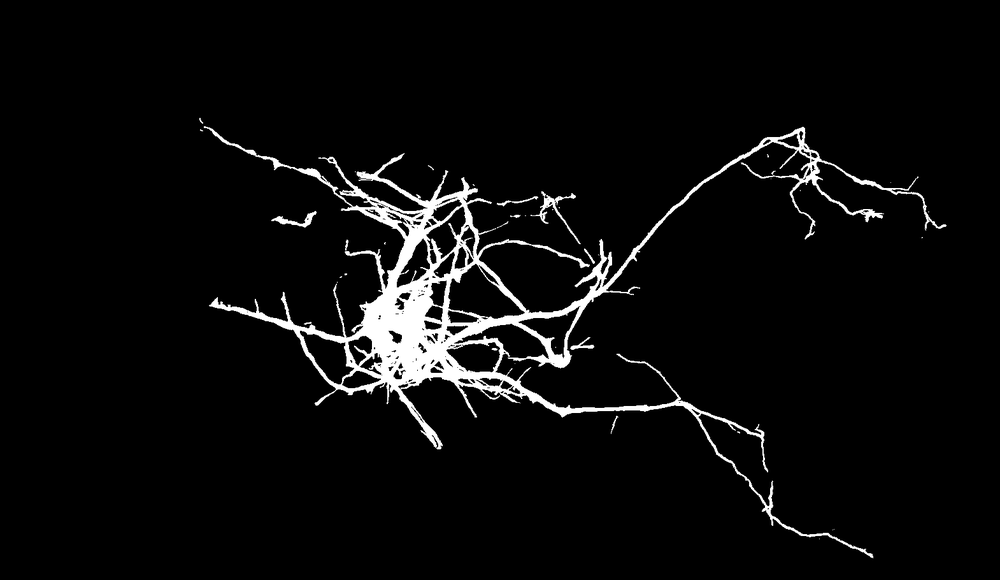
#> input picture data/capturebottom.png, 1000 x 580 px, shrunk from 1570 x 910 before the run
$ python -i NJA.py   (imports and definitions only)
#> lines starting #> are read from the running program, lines starting #| are printed output that depends on the picture; after the words box and inside, x2 and y2 are one past the last pixel; in counts of white or black regions, pixels touching at a corner belong together
#> further down, picture is the input picture: shape (580, 1000, 3); min 0, max 255, mean 11.3
# import skimage as img
import matplotlib.pyplot as plt
from matplotlib.collections import LineCollection
import seaborn as sns
import skimage.io as io
from skimage.morphology import skeletonize, medial_axis
# from skimage.filters import gaussian
from skimage.color import rgb2gray
from skimage.filters import gaussian
from skimage.measure import regionprops
# from skimage.feature import corner_harris, corner_peaks
# from scipy.spatial import KDTree
# from skimage.segmentation import active_contour
import numpy as np
from copy import deepcopy
from tqdm import tqdm
import multiprocessing
# from os import path

# TODO: Add docstrings for all methods and funcs


dirs = np.array(["NW", "N", "NE", "W", None, "E", "SW", "S", "SE"])
dir_deltas = np.array([(-1,-1), (-1,0), (-1,1), (0,-1), (0,0), (0,1), (1,-1), (1,0), (1,1)])
revdirs = list(reversed(dirs))

dir_lookup = {x: [i] for i, x in enumerate(dirs) if x is not None}
# [3 lines not run here, left out]


# [157 lines left out: functions get_3x3, detect_junc, fmt_sm, trace_path, breadth_first, not called in this run]


class NJANode:
    # [10 lines left out: function __init__, not called in this run]

    def __repr__(self):
        return f"{self.__class__.__name__}({self.position}, {self.uid}, {self.surround}, {self.juncs}, {self.dirs})"

    def __str__(self):
        return f"UID:{self.uid}\n{self.__class__.__name__} @ {self.position}\nSurround:\n{self.format_surround(self.surround)}\nJunctions:{self.juncs}\nDirections:{self.dirs})"

    # [4 lines left out: function flipped_position, not called in this run]

    @property
    def connected_edge_uids(self):
        return tuple(self.connected_edges.keys())

    # [5 lines left out: function find_directions, not called in this run]

    def reset_connected(self):
        self.connected_edges = {}

    # [7 lines left out: function format_surround, not called in this run]


class NJAEdge:
    # [18 lines left out: function __init__, not called in this run]

    def __repr__(self):
        return f"{__class__.__name__}({repr(self.start)}, {repr(self.end)},{self.uid}, {self.pixel_length}, {self.direct_length}, {self.path})"

    def __str__(self):
        return f"UID:{self.uid}\n{self.__class__.__name__}\n{repr(self.start.uid)}->{repr(self.end.uid)}\nPixel Length: {self.pixel_length}\nDirect Length: {self.direct_length}\nLength Difference: {self.length_difference}"

    @property
    def plotting_repr(self):
        return [self.start.flipped_position, self.end.flipped_position]

    @property
    def connected_node_uids(self):
        return self.start.uid, self.end.uid

    # [29 lines left out: functions calc_direct_length, calc_length_difference, format_journey, not called in this run]

    def print_journey(self):
        print(self.format_journey())


class NJANet:
    def __init__(self, image):
        self.image = image
        self.blurred = None
        self.skel = None
        self.centroid = None
        self.contour_centroids = None
        self.basenode = None
        self.nodes = {}
        self.edges = {}

    def __str__(self):
        return f"{self.__class__.__name__}\nNodes: {len(self.nodes)}\nEdges: {len(self.edges)}"

    def skeletonize(self):
        self.skel = skeletonize(self.image)
        return self

    def generate_blurred(self, sigma=30):
#> called with sigma = 30
        self.blurred = gaussian(self.image, sigma, preserve_range=True)
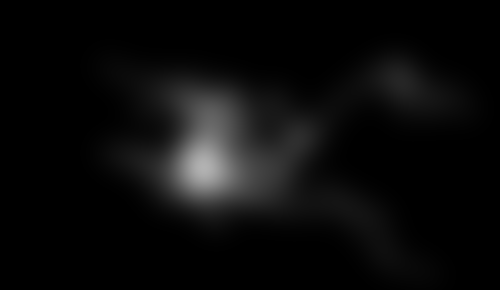
#> self.blurred: shape (580, 1000, 3) float64 (shown at 1/2 size); min 0, max 178.3, mean 11.2
        return self

    def find_centroid(self):
        region = regionprops(self.image.astype(np.uint8))[0]
        self.centroid = region.centroid
#> self.centroid = (291.5, 538.3, 1)
        return self

    @staticmethod
    def find_region_asymmetry(blurred, centroid, threshold):
        thresholded = blurred > threshold
        region = regionprops(thresholded.astype(np.uint8))[0]
        return region.centroid

    def calculate_contour_centroids(self, contours=128):
        # Fulfil requirements
        if self.blurred is None:
            self.generate_blurred()
        if self.centroid is None:
            self.find_centroid()

        threshes = np.linspace(0.0,np.amax(self.blurred),contours+1)[:-1]
        self.contour_centroids = np.array([self.find_region_asymmetry(self.blurred, self.centroid, x) for x in threshes])
#> in find_region_asymmetry, `thresholded = blurred > threshold`:
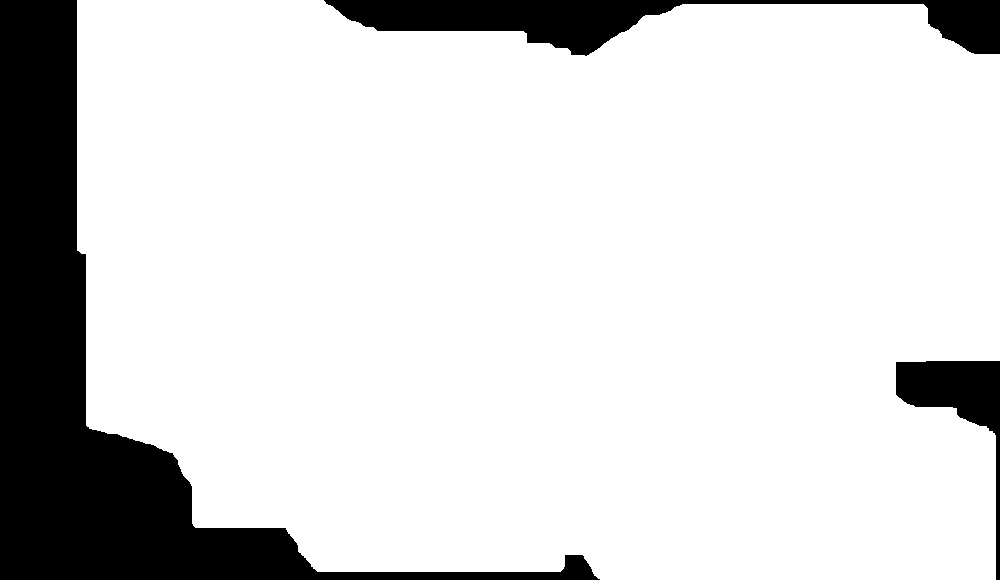
#> thresholded: shape (580, 1000, 3) bool; 84.2% white; 3 black regions, box (x1, y1, x2, y2) and area: (0, 0, 600, 580) 70297, (324, 0, 1000, 56) 15241, (896, 361, 1000, 580) 6016
#> in find_region_asymmetry (call 37), `thresholded = blurred > threshold`:
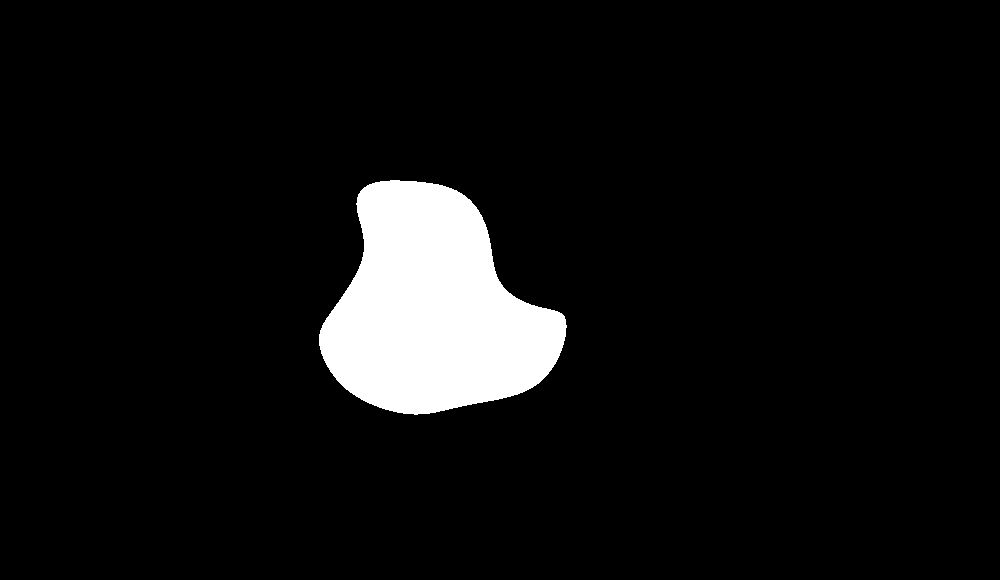
#> thresholded: shape (580, 1000, 3) bool; 6.6% white; 1 white region, box (x1, y1, x2, y2) and area: (319, 180, 567, 415) 38317
#> in find_region_asymmetry (call 38), `thresholded = blurred > threshold`:
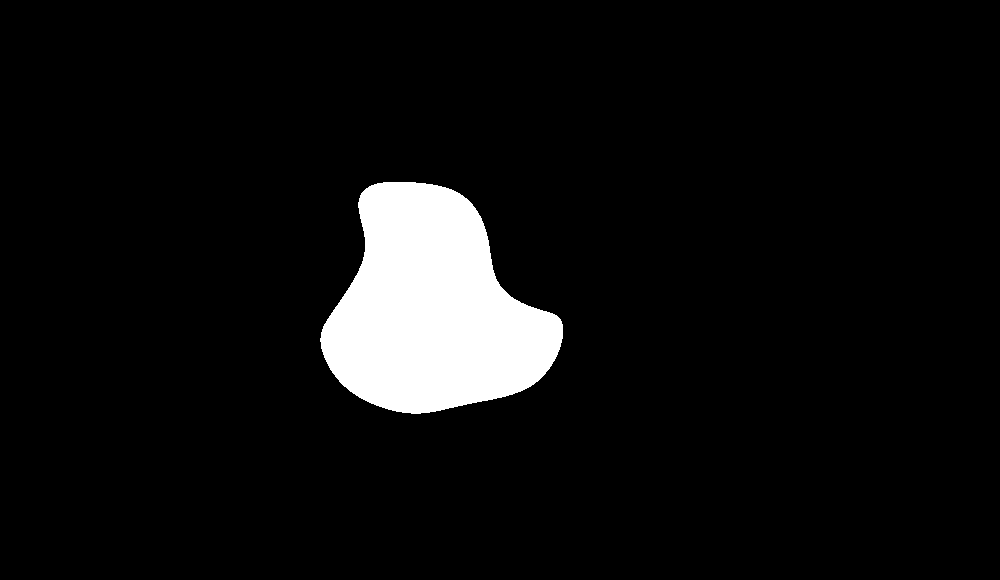
#> thresholded: shape (580, 1000, 3) bool; 6.4% white; 1 white region, box (x1, y1, x2, y2) and area: (320, 182, 563, 414) 37196
#> in find_region_asymmetry (call 39), `thresholded = blurred > threshold`:
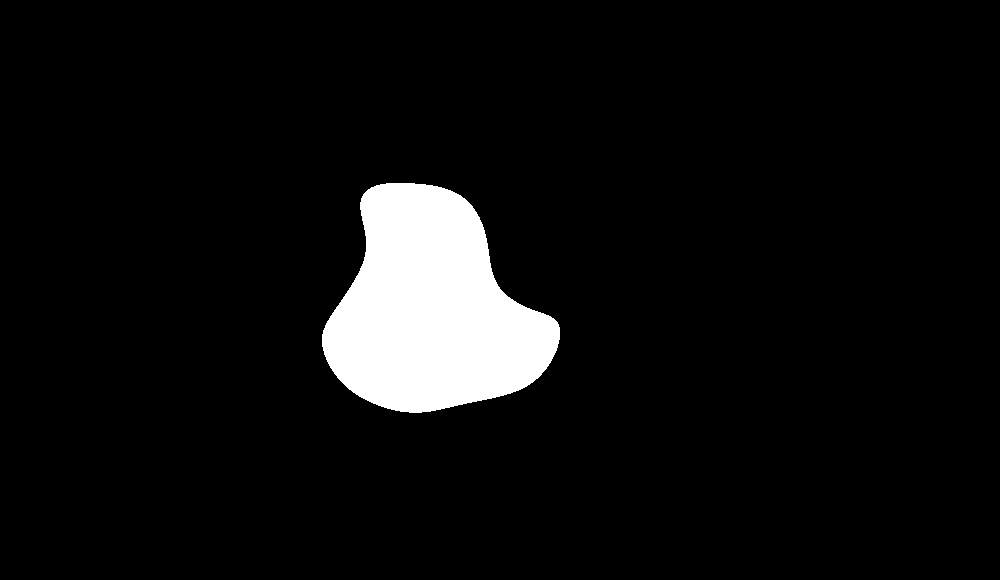
#> thresholded: shape (580, 1000, 3) bool; 6.2% white; 1 white region, box (x1, y1, x2, y2) and area: (322, 183, 560, 413) 36094
#> in find_region_asymmetry (call 40), `thresholded = blurred > threshold`:
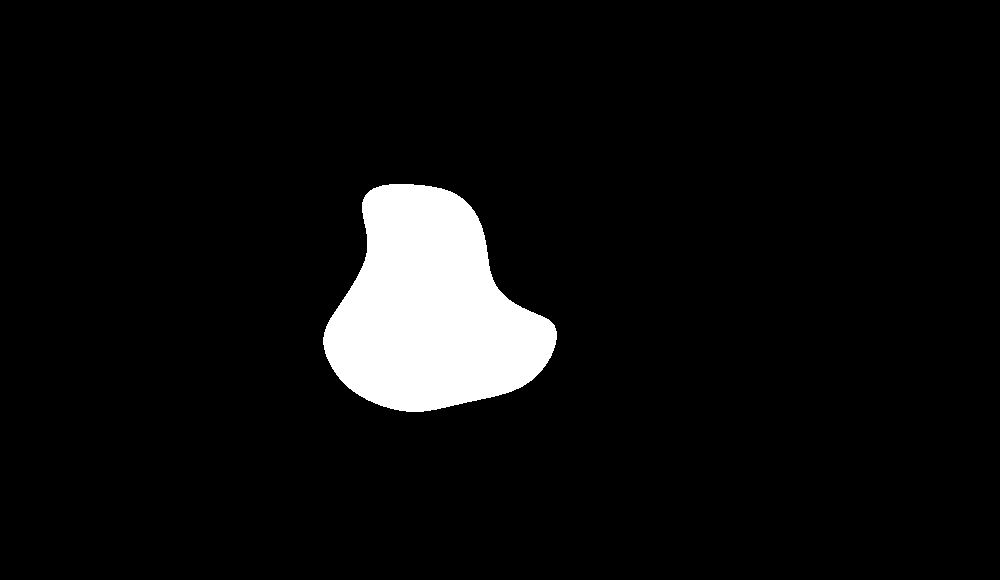
#> thresholded: shape (580, 1000, 3) bool; 6% white; 1 white region, box (x1, y1, x2, y2) and area: (323, 184, 557, 412) 35030
#> self.contour_centroids = 128 rows, first 8: [284.7, 548.4, 1], [294.7, 555.1, 1], [295.3, 550.6, 1], [294.8, 546, 1], [294.2, 541.5, 1], [293.5, 537.1, 1], [292.9, 532.8, 1], [292.7, 528.5, 1]
        return self

    # [16 lines left out: functions find_nodes, find_directions, not called in this run]

    @property
    def onenodes(self):
        return len([x for x in self.nodes.values() if x.juncs==1])

    # [9 lines left out: function find_basenode, not called in this run]

    def basenode_to_roottip_distances(self):
        return np.linalg.norm(np.array([x.position for x in self.nodes.values() if x.juncs==1]) - self.basenode.position, ord=2, axis=1)


    # [240 lines left out: functions trace_paths, _multi_trace_path, trace_paths_multicore, clean_edges, link_nodes_to_edges, remove_edges_by_uid and 6 more, not called in this run]

>>> import cv2
>>> picture = cv2.cvtColor(cv2.imread('data/capturebottom.png'), cv2.COLOR_BGR2RGB)
>>> result = NJANet(picture).calculate_contour_centroids()
